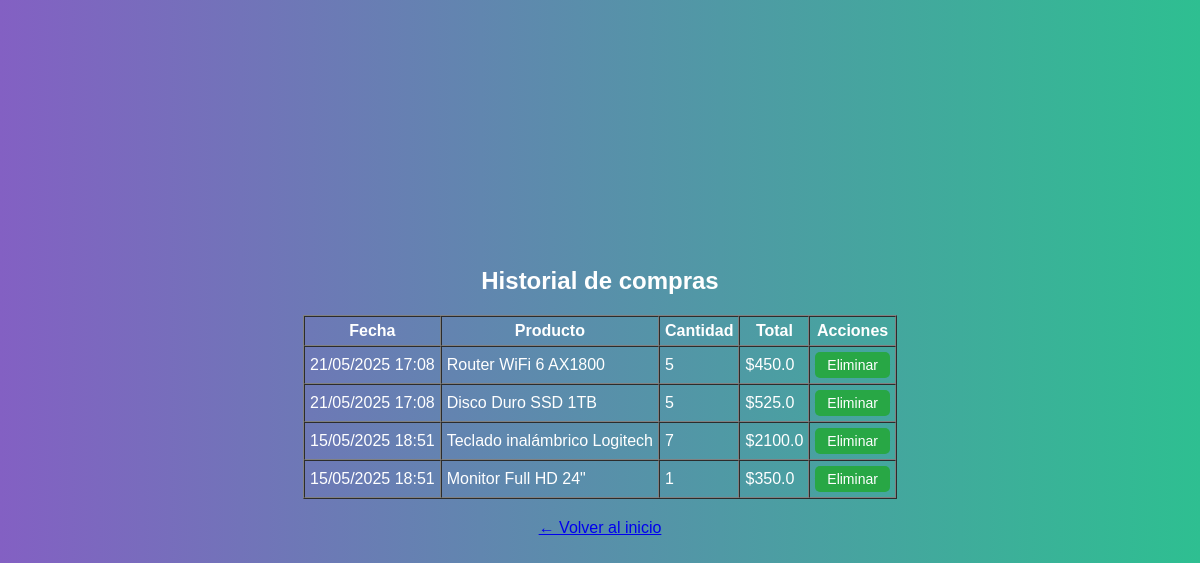
/mis_compras (signed in), run on the app's committed database.
### app/models.py (models this page shows, shortened)
class Venta(db.Model):
    id = db.Column(db.Integer, primary_key=True)
    producto_id = db.Column(db.Integer, db.ForeignKey('producto.id'), nullable=False)    # Producto vendido
    usuario_id = db.Column(db.Integer, db.ForeignKey('user.id'), nullable=False)         # Usuario que realizo la compra
    cantidad = db.Column(db.Integer, nullable=False)
    total = db.Column(db.Float, nullable=False)                                          # Total de la venta
    fecha = db.Column(db.DateTime, default=datetime.utcnow)                              # Fecha y hora de la venta

class Producto(db.Model):
    id = db.Column(db.Integer, primary_key=True)
    nombre = db.Column(db.String(100), nullable=False)
    descripcion = db.Column(db.String(200))
    precio = db.Column(db.Float, nullable=False)             # Precio de venta
    costo_proveedor = db.Column(db.Float, nullable=False)    # Costo del proveedor
    stock = db.Column(db.Integer, nullable=False)
    stock_maximo = db.Column(db.Integer, nullable=False)     # Umbral para alertas de reposicion
    proveedor_id = db.Column(db.Integer, db.ForeignKey('proveedor.id'), nullable=False)    # Relacion con proveedor
    ventas = db.relationship('Venta', backref='producto', lazy=True)      # Relacion con ventas del producto

### app/routes.py (the view)
@main.route('/mis_compras')
@login_required
def mis_compras():
    ventas = Venta.query.filter_by(usuario_id=current_user.id).order_by(Venta.fecha.desc()).all()
    return render_template('mis_compras.html', ventas=ventas)

### app/templates/mis_compras.html (shortened to what this page needs)
{% extends 'base.html' %}
{% block content %}
<h2>Historial de compras</h2>
{% if ventas %}
  <table border="1" cellpadding="5" cellspacing="0">
    <thead>
      <tr>
        <th>Fecha</th>
        <th>Producto</th>
        <th>Cantidad</th>
        <th>Total</th>
        <th>Acciones</th>
      </tr>
    </thead>
    <tbody>
      {% for venta in ventas %}
      <tr>
        <td>{{ venta.fecha.strftime('%d/%m/%Y %H:%M') }}</td>
        <td>{{ venta.producto.nombre }}</td>
        <td>{{ venta.cantidad }}</td>
        <td>${{ venta.total }}</td>
        <td style="text-align: center;">
          <form action="{{ url_for('main.eliminar_compra', id=venta.id) }}" method="POST" class="inline-form">
            <button type="submit" class="boton-accion" onclick="return confirm('¿Eliminar esta compra?');">Eliminar</button>
          </form>
        </td>
      </tr>
      {% endfor %}
    </tbody>
  </table>
{% else %}
  <p>No has realizado compras aún.</p>
{% endif %}
<p style="text-align: center; margin-top: 20px;">
  <a href="{{ url_for('main.dashboard') }}">← Volver al inicio</a>
</p>
{% endblock %}

### app/static/styles.css (style rules this page uses)
body { margin: 0; padding: 0; font-family: 'Arial', sans-serif; background: linear-gradient(to right, #8360c3, #2ebf91); color: #fff; min-height: 100vh; display: flex; flex-direction: column; align-items: center; justify-content: center; }
form { background: rgba(0, 0, 0, 0.6); padding: 2rem; border-radius: 10px; box-shadow: 0 0 10px rgba(0,0,0,0.5); animation: fadeIn 1s ease-in-out; }
button { background-color: #2ebf91; border: none; padding: 0.7rem 1.5rem; border-radius: 5px; cursor: pointer; color: white; font-size: 1rem; transition: background-color 0.3s ease; }
.boton-accion { background-color: #28a745; color: white; border: none; padding: 5px 12px; border-radius: 5px; cursor: pointer; font-size: 14px; transition: background-color 0.2s ease; }
form.inline-form { display: inline; margin: 0; padding: 0; box-shadow: none; }

### data on the page
Venta: fecha "21/05/2025 17:08", producto.nombre "Router WiFi 6 AX1800", cantidad "5", total "450.0"
Venta: fecha "21/05/2025 17:08", producto.nombre "Disco Duro SSD 1TB", cantidad "5", total "525.0"
Venta: fecha "15/05/2025 18:51", producto.nombre "Teclado inalámbrico Logitech", cantidad "7", total "2100.0"
Venta: fecha "15/05/2025 18:51", producto.nombre "Monitor Full HD 24\"", cantidad "1", total "350.0"
